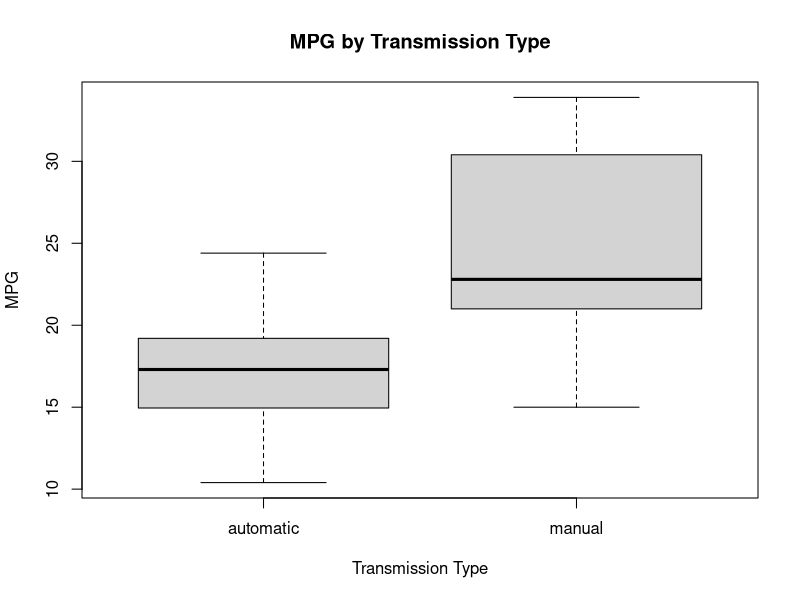
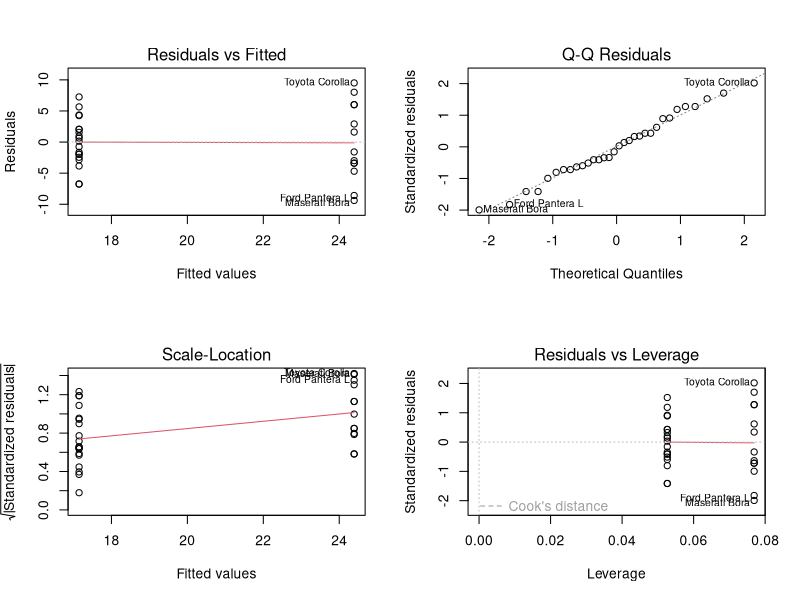
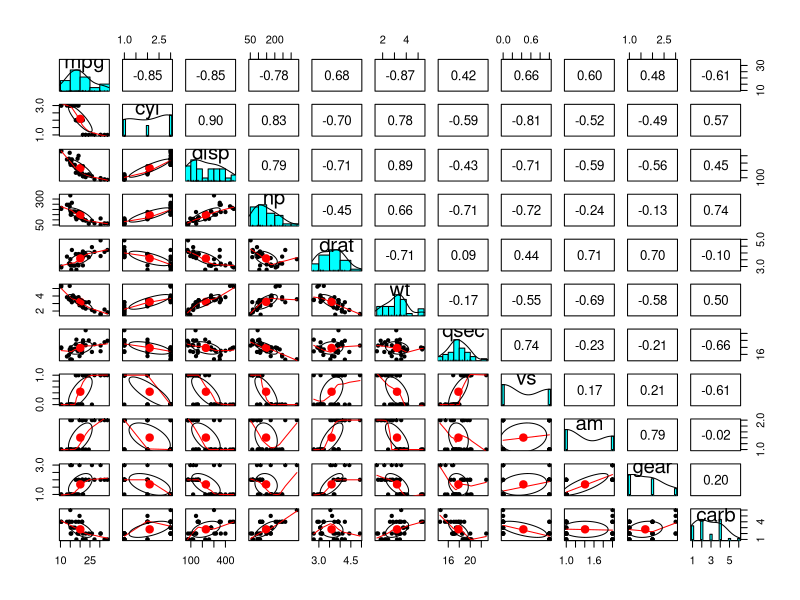
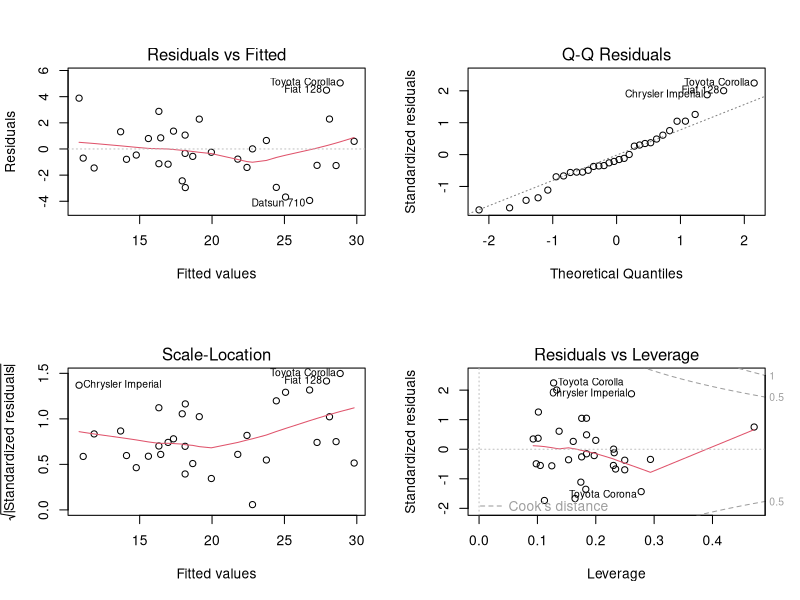

The R source for these figures, in order:
## ---- chunk 1
data(mtcars)
mtcars$am <- factor(mtcars$am,labels=c("automatic","manual"))
mtcars$cyl <- factor(mtcars$cyl)
mtcars$gear <- factor(mtcars$gear)
mtcars$carb <- factor(mtcars$carb)
## ---- chunk 2
mpgamTtest <- t.test(mpg~am, mtcars)
## ---- chunk 3
mpgamFit <- lm(mpg~am, mtcars)
## ---- chunk 4
mpgallFit<-lm(mpg~., mtcars)
mpgBestFit<-step(mpgallFit)
## ---- chunk 5
anova(mpgamFit, mpgBestFit)
## ---- chunk 6
boxplot(mtcars$mpg~ mtcars$am, main = "MPG by Transmission Type", 
        ylab = "MPG", xlab = "Transmission Type")
## ---- chunk 7
par(mfrow = c(2, 2))
plot(mpgamFit)
## ---- chunk 8
Sys.setenv(JAVA_HOME='C:/Program Files/Java//jre7')

#install package dependencies
deps = c("psych");
for (dep in deps){
    if (dep %in% installed.packages()[,"Package"] == FALSE){
        install.packages(dep);
    }
}

library(psych)
pairs.panels(mtcars)
## ---- chunk 9
par(mfrow = c(2, 2))
plot(mpgBestFit)
